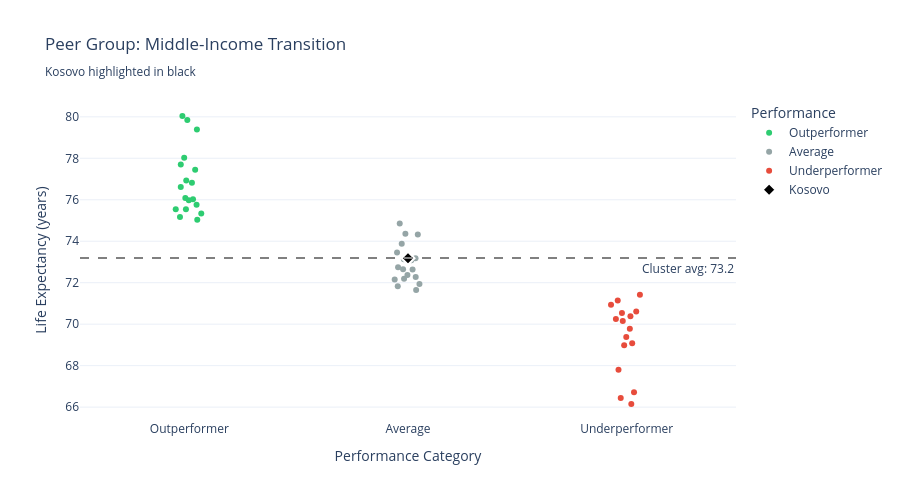

The code cell stored with this chart in its notebook:
### Code cell
# ── 2b. Peer group LE scatter ─────────────────────────────────────────────────

if CLUSTER_AVAILABLE:
    fig = px.strip(
        df_peers.sort_values(TARGET, ascending=False),
        x='Performance', y=TARGET,
        color='Performance',
        color_discrete_map={
            'Outperformer': '#2ecc71', 'Average': '#95a5a6', 'Underperformer': '#e74c3c'
        },
        hover_name='Country',
        hover_data=['Continent', 'LE_Residual'],
        title=f'Peer Group: {cluster_label}<br>'
              f'<sub>{COUNTRY} highlighted in black</sub>',
        stripmode='overlay'
    )
    # Highlight focal country
    focal = df_peers[df_peers['Country'] == COUNTRY]
    if len(focal) > 0:
        fig.add_trace(go.Scatter(
            x=[focal['Performance'].iloc[0]],
            y=[focal[TARGET].iloc[0]],
            mode='markers',
            marker=dict(size=18, color='black', symbol='diamond',
                        line=dict(width=2, color='white')),
            name=COUNTRY, showlegend=True
        ))
    # Cluster mean line
    fig.add_hline(y=df_peers[TARGET].mean(), line_dash='dash', line_color='grey',
                  annotation_text=f'Cluster avg: {df_peers[TARGET].mean():.1f}',
                  annotation_position='bottom right')
    fig.update_layout(height=500, template='plotly_white',
                      xaxis_title='Performance Category',
                      yaxis_title='Life Expectancy (years)')
    fig.update_traces(marker_size=10, selector=dict(type='scatter'))
    fig.show()

### Figure 1 — Plotly figure (JSON) as saved in the notebook; plotly's stock layout.template omitted (floating-point values rounded to 4 significant figures)
{"data": [{"alignmentgroup": "True", "boxpoints": "all", "customdata": [["South America", 6.85], ["North America", 6.66], ["Asia", 6.2], ["North America", 4.84], ["Asia", 4.52], ["Asia", 4.26], ["Asia", 3.74], ["Asia", 3.63], ["Asia", 3.43], ["Asia", 2.89], ["Asia", 2.84], ["South America", 2.79], ["South America", 2.57], ["South America", 2.36], ["Asia", 2.36], ["Africa", 2.14], ["Africa", 1.98], ["South America", 1.84]], "fillcolor": "rgba(255,255,255,0)", "hoveron": "points", "hovertemplate": "<b>%{hovertext}</b><br><br>Performance=%{x}<br>Life Expectancy=%{y}<br>Continent=%{customdata[0]}<br>LE_Residual=%{customdata[1]}<extra></extra>", "hovertext": ["Chile", "Costa Rica", "Maldives", "Panama", "China", "Lebanon", "Türkiye", "Thailand", "Sri Lanka", "Jordan", "Iran", "Colombia", "Ecuador", "Peru", "Malaysia", "Algeria", "Tunisia", "Brazil"], "legendgroup": "Outperformer", "line": {"color": "rgba(255,255,255,0)"}, "marker": {"color": "#2ecc71"}, "name": "Outperformer", "offsetgroup": "Outperformer", "orientation": "v", "pointpos": 0, "showlegend": true, "type": "box", "x": ["Outperformer", "Outperformer", "Outperformer", "Outperformer", "Outperformer", "Outperformer", "Outperformer", "Outperformer", "Outperformer", "Outperformer", "Outperformer", "Outperformer", "Outperformer", "Outperformer", "Outperformer", "Outperformer", "Outperformer", "Outperformer"], "x0": " ", "xaxis": "x", "y": [80.04, 79.85, 79.38, 78.03, 77.71, 77.45, 76.93, 76.82, 76.62, 76.08, 76.03, 75.97, 75.75, 75.55, 75.55, 75.33, 75.16, 75.03], "y0": " ", "yaxis": "y"}, {"alignmentgroup": "True", "boxpoints": "all", "customdata": [["Africa", 1.66], ["Africa", 1.17], ["Asia", 1.13], ["Africa", 0.69], ["North America", 0.27], ["Asia", -0.007444], ["North America", -0.05], ["North America", -0.1], ["South America", -0.45], ["Asia", -0.54], ["Asia", -0.55], ["South America", -0.82], ["Africa", -0.91], ["North America", -1], ["Asia", -1.03], ["Asia", -1.25], ["Asia", -1.36], ["North America", -1.54]], "fillcolor": "rgba(255,255,255,0)", "hoveron": "points", "hovertemplate": "<b>%{hovertext}</b><br><br>Performance=%{x}<br>Life Expectancy=%{y}<br>Continent=%{customdata[0]}<br>LE_Residual=%{customdata[1]}<extra></extra>", "hovertext": ["Cabo Verde", "Mauritius", "Vietnam", "Morocco", "Mexico", "Kosovo", "Dominican Republic", "Nicaragua", "Paraguay", "Kazakhstan", "Azerbaijan", "Venezuela", "Seychelles", "St. Lucia", "Bangladesh", "Bhutan", "Uzbekistan", "Honduras"], "legendgroup": "Average", "line": {"color": "rgba(255,255,255,0)"}, "marker": {"color": "#95a5a6"}, "name": "Average", "offsetgroup": "Average", "orientation": "v", "pointpos": 0, "showlegend": true, "type": "box", "x": ["Average", "Average", "Average", "Average", "Average", "Average", "Average", "Average", "Average", "Average", "Average", "Average", "Average", "Average", "Average", "Average", "Average", "Average"], "x0": " ", "xaxis": "x", "y": [74.85, 74.36, 74.32, 73.88, 73.46, 73.18, 73.14, 73.08, 72.74, 72.65, 72.64, 72.37, 72.28, 72.19, 72.16, 71.94, 71.82, 71.65], "y0": " ", "yaxis": "y"}, {"alignmentgroup": "True", "boxpoints": "all", "customdata": [["North America", -1.77], ["North America", -2.05], ["North America", -2.25], ["Asia", -2.57], ["Africa", -2.65], ["Asia", -2.81], ["Asia", -2.94], ["Asia", -3.03], ["Asia", -3.41], ["Asia", -3.81], ["Asia", -4.11], ["Asia", -4.21], ["Africa", -5.38], ["Oceania", -6.47], ["South America", -6.74], ["Africa", -7.04]], "fillcolor": "rgba(255,255,255,0)", "hoveron": "points", "hovertemplate": "<b>%{hovertext}</b><br><br>Performance=%{x}<br>Life Expectancy=%{y}<br>Continent=%{customdata[0]}<br>LE_Residual=%{customdata[1]}<extra></extra>", "hovertext": ["Jamaica", "El Salvador", "Guatemala", "Iraq", "Egypt", "Tajikistan", "Mongolia", "India", "Indonesia", "Philippines", "Syria", "Nepal", "Sao Tome and Principe", "Fiji", "Bolivia", "Botswana"], "legendgroup": "Underperformer", "line": {"color": "rgba(255,255,255,0)"}, "marker": {"color": "#e74c3c"}, "name": "Underperformer", "offsetgroup": "Underperformer", "orientation": "v", "pointpos": 0, "showlegend": true, "type": "box", "x": ["Underperformer", "Underperformer", "Underperformer", "Underperformer", "Underperformer", "Underperformer", "Underperformer", "Underperformer", "Underperformer", "Underperformer", "Underperformer", "Underperformer", "Underperformer", "Underperformer", "Underperformer", "Underperformer"], "x0": " ", "xaxis": "x", "y": [71.42, 71.14, 70.94, 70.61, 70.54, 70.38, 70.25, 70.16, 69.77, 69.38, 69.08, 68.98, 67.81, 66.72, 66.44, 66.15], "y0": " ", "yaxis": "y"}, {"marker": {"color": "black", "line": {"color": "white", "width": 2}, "size": 10, "symbol": "diamond"}, "mode": "markers", "name": "Kosovo", "showlegend": true, "type": "scatter", "x": ["Average"], "y": [73.18]}], "layout": {"annotations": [{"showarrow": false, "text": "Cluster avg: 73.2", "x": 1, "xanchor": "right", "xref": "x domain", "y": 73.19, "yanchor": "top", "yref": "y"}], "boxmode": "overlay", "height": 500, "legend": {"title": {"text": "Performance"}, "tracegroupgap": 0}, "shapes": [{"line": {"color": "grey", "dash": "dash"}, "type": "line", "x0": 0, "x1": 1, "xref": "x domain", "y0": 73.19, "y1": 73.19, "yref": "y"}], "title": {"text": "Peer Group: Middle-Income Transition<br><sub>Kosovo highlighted in black</sub>"}, "xaxis": {"anchor": "y", "categoryarray": ["Outperformer", "Average", "Underperformer"], "categoryorder": "array", "domain": [0, 1], "title": {"text": "Performance Category"}}, "yaxis": {"anchor": "x", "domain": [0, 1], "title": {"text": "Life Expectancy (years)"}}}}
